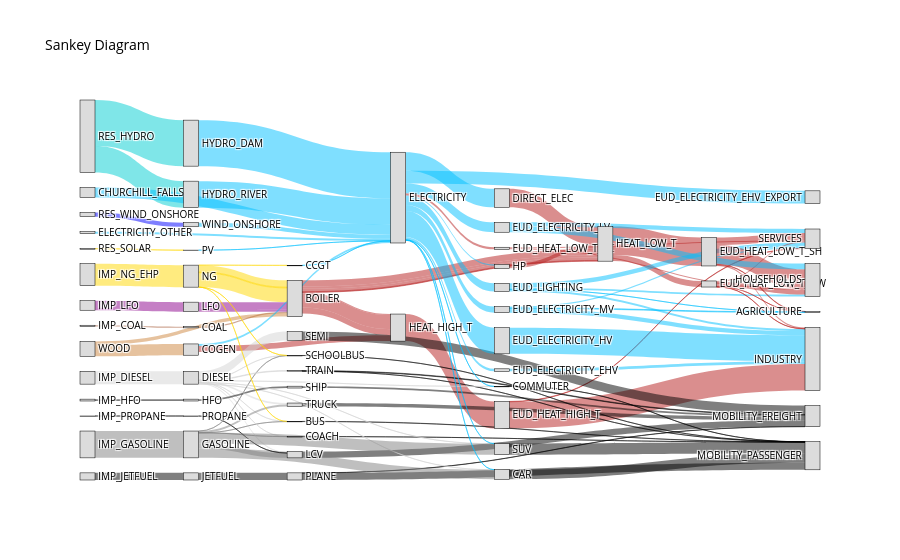

Write notebook code for a chart like this one.
### Code cell
results_118_peaks_2023 = run_model(energyscope_118_pointes,apply_postprocessing=True)
plot_sankey(results_118_peaks_2023)
